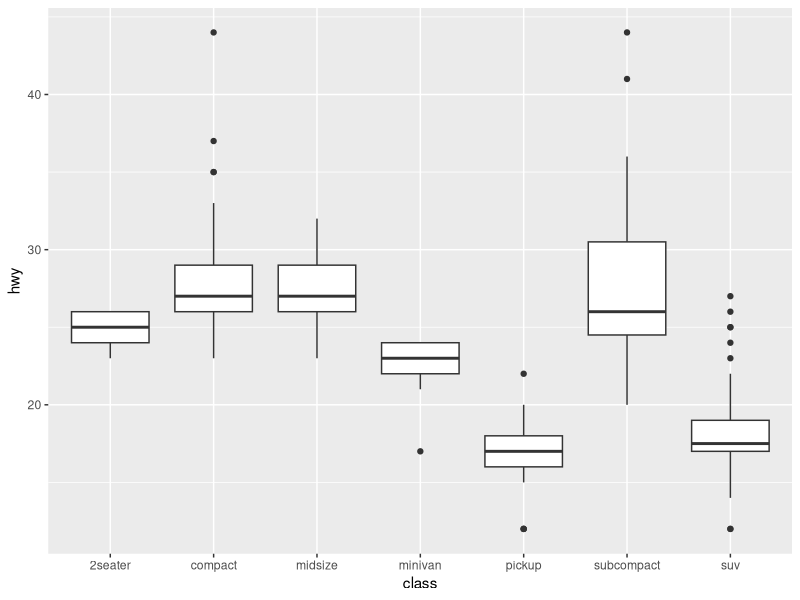
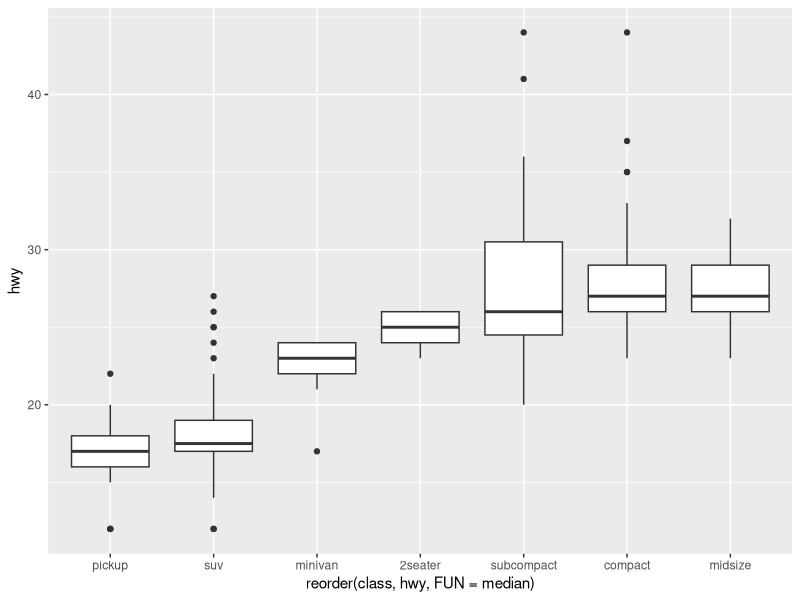
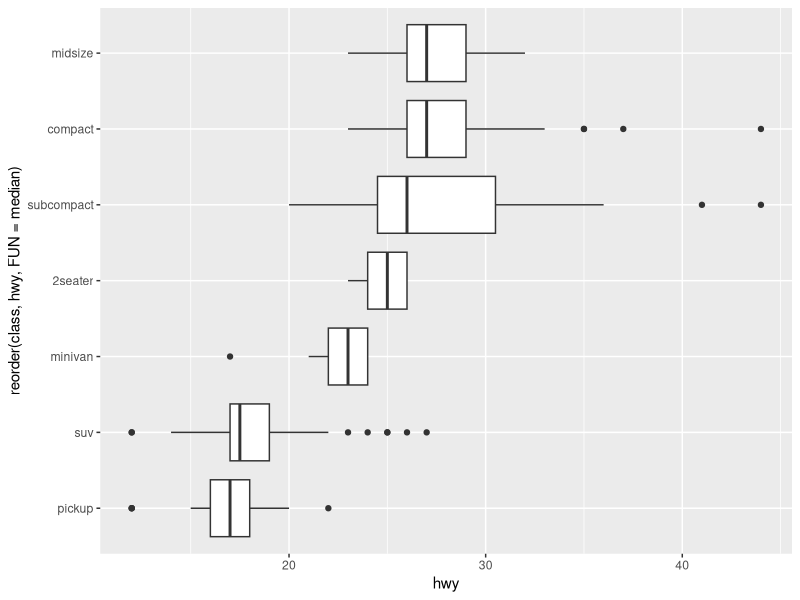

Reproduce these figures in R, in order.
library(ggplot2)

ggplot(data = mpg, mapping = aes(x = class, y = hwy)) +
  geom_boxplot()

# re-order
ggplot(data = mpg) +
  geom_boxplot(mapping = aes(x = reorder(class, hwy, FUN = median), y = hwy))

# for long variable names
ggplot(data = mpg) +
  geom_boxplot(mapping = aes(x = reorder(class, hwy, FUN = median), y = hwy)) +
  coord_flip()
